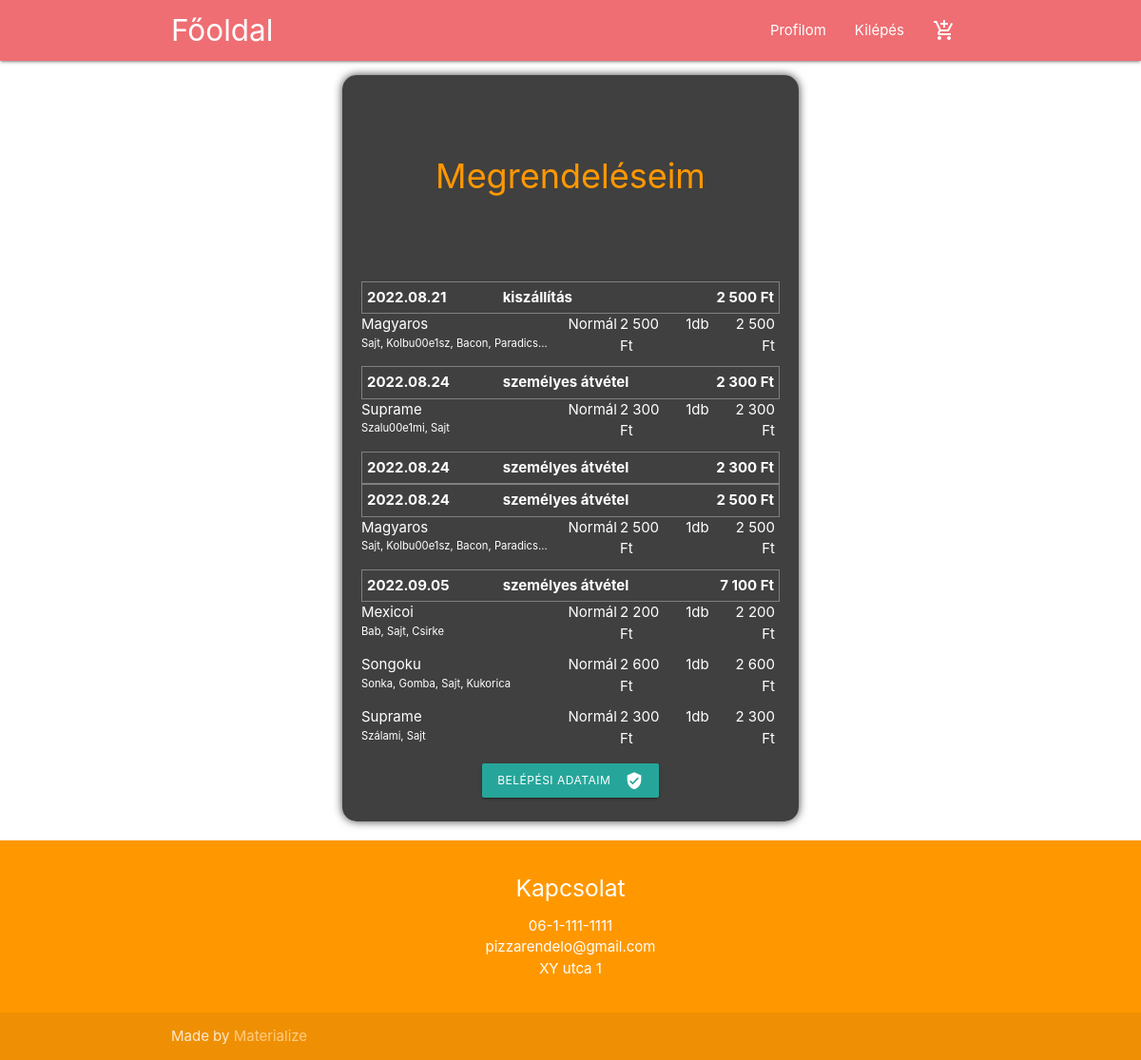
The page /pizzarendelo_bead/orders (signed in) on the database its author committed.
### tables this page shows
CREATE TABLE `orders` (
  `id` bigint(20) UNSIGNED NOT NULL,
  `user_id` bigint(20) UNSIGNED NOT NULL,
  `user_data` text DEFAULT NULL,
  `email` varchar(200) DEFAULT NULL,
  `shipping_price` int(11) NOT NULL,
  `delivery_method` varchar(30) DEFAULT NULL,
  `total` int(11) NOT NULL,
  `is_ready` int(11) NOT NULL DEFAULT 0,
  `created_at` timestamp NULL DEFAULT current_timestamp(),
  `updated_at` timestamp NULL DEFAULT NULL ON UPDATE current_timestamp()
);

CREATE TABLE `order_pizzas` (
  `id` bigint(20) UNSIGNED NOT NULL,
  `pizza_id` bigint(20) UNSIGNED NOT NULL,
  `order_id` bigint(20) UNSIGNED NOT NULL,
  `pizza_name` varchar(255) NOT NULL,
  `topping_list` longtext NOT NULL CHECK (json_valid(`topping_list`)),
  `size` varchar(255) NOT NULL,
  `price` int(11) NOT NULL,
  `quantity` int(11) NOT NULL,
  `subtotal` int(11) NOT NULL,
  `created_at` timestamp NULL DEFAULT current_timestamp(),
  `updated_at` timestamp NULL DEFAULT NULL ON UPDATE current_timestamp()
);

### pizzarendelo_bead/includes/template_parts.php (called while the page is built, shortened)
<?php
function amount($val)
{
    return number_format($val, 0, ' ', ' ').CURRENCY;
}

### pizzarendelo_bead/includes/functions.php (called while the page is built, shortened)
<?php
function public_path($url = '')
{
    return DOCUMENT_ROOT.$url;
}

### pizzarendelo_bead/includes/pages/orders.php (the view, shortened to what this page needs)
<div class="section no-pad-bot" id="index-banner">
    <div class="container alpha-bg small-container">
        <br><br>
        <h1 class="header center orange-text">Megrendeléseim</h1>
        <br><br>
        <div class="row text-block">
            <?php if (!isset($_SESSION["user"])) {
                print only_members();
            } else {?>
            <div class="row">
                <?php
                                $szallmodok = ['kiszallitas' =>'kiszállítás','szemelyes' => 'személyes átvétel'];
                $sql = mysqli_query($connection, "select * from orders where user_id='".$_SESSION["user"]->id."'");
                while ($adat=mysqli_fetch_object($sql)) {
                    print '<div class="order-heading">'.
                    '<div>'.date('Y.m.d', strtotime($adat->created_at)).' </div> '.
                    '<div>'.$szallmodok[$adat->delivery_method].'</div>'.
                    '<div>'.amount($adat->total).'</div> </div>';
                    $ordersql = mysqli_query($connection, "select * from order_pizzas where order_id='".$adat->id."'");
                    while ($pizza = mysqli_fetch_object($ordersql)) {
                        print '<div class="order-item">
                            <div>'. $pizza->pizza_name.'<br>';
                        $toppings = json_decode($pizza->topping_list);
                        $toppinglist = '';
                        foreach ($toppings as $topping) {
                            $toppinglist.= $topping->name.', ';
                        }
                        print '<small title="' .trim($toppinglist, ', ').'">' .trim($toppinglist, ', ').'</small>';
                        print '</div>';
                        print '<div>'.$pizza->size.' </div>';
                        print '<div>'.amount($pizza->price).' </div>';
                        print '<div>'.$pizza->quantity.'db </div>';
                        print '<div>'.amount($pizza->subtotal).'</div> </div>';
                    }
                }
                ?>
                <div class="col s12 m12 text-center">
                    <a class="waves-effect waves-light btn profile-btn " href="<?php print public_path('/account')?>"><i
                            class="material-icons right">verified_user</i>Belépési adataim</a>
                </div>
            </div>
            <?php
            }?>
        </div>
    </div>
</div>

### pizzarendelo_bead/css/style.css (style rules this page uses)
body { background-image: url(../images/pizzabg.jpg); background-position: center; background-size: cover; background-attachment: fixed; }
h1 { font-size: 36px; }
.text-block { padding: 0px 20px !important; }
.alpha-bg { background-color: rgba(0, 0, 0, 0.75); border-radius: 15px; box-shadow: 0 0 10px rgba(0, 0, 0, 0.75); }
.alpha-bg * { color: white; }
.text-center { text-align: center !important; }
.profile-btn, .alert-btn { min-width: 180px; margin: 5px; font-size: 12px; }
.small-container { width: 40%; }
.order-heading { border: 1px solid grey; padding: 5px; font-weight: bold; display: flex; }
.order-heading div { flex: 1; }
.order-heading div:last-child { text-align: right; }
.order-item { display: flex; }
.order-item div { flex: 1; }
.order-item div:first-child { flex: 4; }
.order-item div:last-child { text-align: right; padding-right: 5px; }
.order-item div:nth-child(4) { text-align: center; }
.order-item small { display: block; width: 200px; overflow: hidden; text-overflow: ellipsis; white-space: nowrap; }
.order-item { margin-bottom: 10px; }

### rows shown on the page
orders: created_at "2022.08.21", delivery_method "kiszállítás", total "2 500 Ft"
order_pizzas: pizza_name "Magyaros", toppinglist "Sajt, Kolbu00e1sz, Bacon, Paradics…", size "Normál", price "2 500 Ft", quantity "1", subtotal "2 500 Ft"
orders: created_at "2022.08.24", delivery_method "személyes átvétel", total "2 300 Ft"
order_pizzas: pizza_name "Suprame", toppinglist "Szalu00e1mi, Sajt", size "Normál", price "2 300 Ft", quantity "1", subtotal "2 300 Ft"
orders: created_at "2022.08.24", delivery_method "személyes átvétel", total "2 300 Ft"
orders: created_at "2022.08.24", delivery_method "személyes átvétel", total "2 500 Ft"
order_pizzas: pizza_name "Magyaros", toppinglist "Sajt, Kolbu00e1sz, Bacon, Paradics…", size "Normál", price "2 500 Ft", quantity "1", subtotal "2 500 Ft"
orders: created_at "2022.09.05", delivery_method "személyes átvétel", total "7 100 Ft"
order_pizzas: pizza_name "Mexicoi", toppinglist "Bab, Sajt, Csirke", size "Normál", price "2 200 Ft", quantity "1", subtotal "2 200 Ft"
order_pizzas: pizza_name "Songoku", toppinglist "Sonka, Gomba, Sajt, Kukorica", size "Normál", price "2 600 Ft", quantity "1", subtotal "2 600 Ft"
order_pizzas: pizza_name "Suprame", toppinglist "Szálami, Sajt", size "Normál", price "2 300 Ft", quantity "1", subtotal "2 300 Ft"
